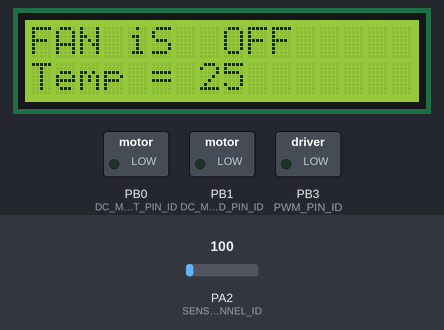
The program below on a simulated ATmega32, built with avr-gcc and emulated at 1 MHz. Shown: 16×2 character LCD, switched loads named in the program (green lamp = pin HIGH). Wiring (inferred from the names in the program): character LCD (HD44780): RS PD0; E PD2; data PC0, PC1, PC2, PC3, PC4, PC5, PC6, PC7. Inputs (shaded band) come from the test bench; at power-on: PA2 (SENSOR_CHANNEL_ID) = 100. Pins used as bus, display or sensor lines are not drawn.

Above: at 1.2 s.
1.3 s: PA2 (SENSOR_CHANNEL_ID) set to 113
At 2.4 s:
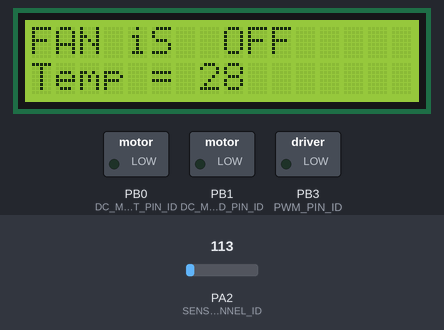
2.9 s: PA2 (SENSOR_CHANNEL_ID) set to 128
At 3.5 s:
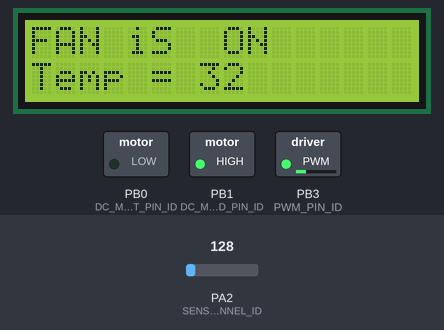
4.4 s: PA2 (SENSOR_CHANNEL_ID) set to 224
At 5.7 s:
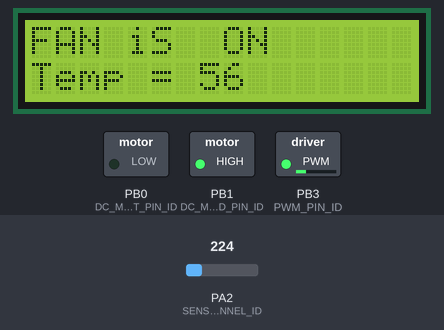
6.0 s: PA2 (SENSOR_CHANNEL_ID) set to 255
At 6.4 s:
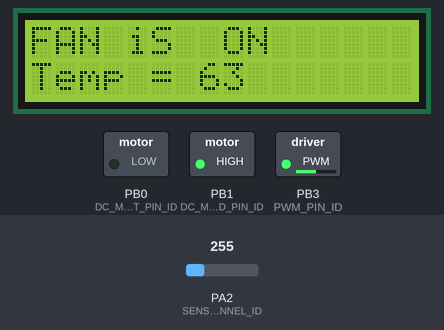
Timing chart, 0 to 8.5 s (numbered marks = the images above; inputs shaded):
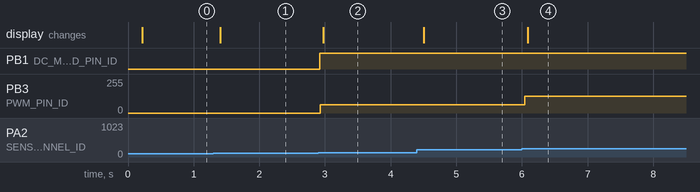

Measured:
- the behaviour switches between 119 and 120 on PA2 (SENSOR_CHANNEL_ID) (found by bisection; images 1 and 2)
- the behaviour switches between 239 and 240 on PA2 (SENSOR_CHANNEL_ID) (found by bisection; images 3 and 4)
- after the input at 1.3 s, the display: changes after 0.11 s (image 1)
- after the input at 2.9 s, PB1 (DC_MOTOR_SECOND_PIN_ID): LOW → HIGH at once; PB3 (PWM_PIN_ID): 0/255 → 63/255 at once; the display: changes after 0.07 s (image 2)
- after the input at 4.4 s, the display: changes after 0.10 s (image 3)
- after the input at 6.0 s, PB3 (PWM_PIN_ID): 63/255 → 127/255 after 0.05 s; the display: changes after 0.09 s (image 4)

The program:

main.c
```c
/*************************************************************************
 *
 *  File Name: main.c
 *
 *  Description: Application File
 *
 *  Author: Abdelhamid Tarek
 *
 *************************************************************************/

#include"lcd.h"
#include"adc.h"
#include "lm35_sensor.h"
#include"dc_motor.h"

int main(void)
{
	uint8 temprature ;

	ADC_ConfigType adc_Config = {PRESCALER_8, INTERNAL_AREF};

	LCD_init();
	ADC_init(&adc_Config);
	DcMotor_Init();

	/* Display this string fan status only once on LCD at the first row */
	LCD_displayStringRowColumn(0,0,"FAN iS    ");

	/* Display this string "Temp = C" only once on LCD at the second row */
	LCD_displayStringRowColumn(1,0,"Temp = C");

	while(1)
	{
		temprature = LM35_getTemperature();

		if(temprature<30)
		{
			DcMotor_Rotate(stop,0);
			LCD_displayStringRowColumn(0,7," OFF ");
			/* Display the temperature value every time at same position */
			LCD_moveCursor(1,7);
			LCD_intgerToString(temprature);
			LCD_displayCharacter(' ');
		}
		else if(temprature>=30 && temprature<60)
		{
			DcMotor_Rotate(cw,25);
			LCD_displayStringRowColumn(0,7," ON");
			LCD_displayCharacter(' ');
			/* Display the temperature value every time at same position */
			LCD_moveCursor(1,7);
			LCD_intgerToString(temprature);
			LCD_displayCharacter(' ');
		}
		else if(temprature>=60 && temprature<90)
		{
			DcMotor_Rotate(cw,50);
			LCD_displayStringRowColumn(0,7," ON");
			/* Display the temperature value every time at same position */
			LCD_moveCursor(1,7);
			LCD_intgerToString(temprature);
			LCD_displayCharacter(' ');
		}
		else if(temprature>=90 && temprature<120)
		{
			DcMotor_Rotate(cw,75);
			LCD_displayStringRowColumn(0,7," ON");
			/* Display the temperature value every time at same position */
			LCD_moveCursor(1,7);
			LCD_intgerToString(temprature);
			LCD_displayCharacter(' ');
		}
		else if(temprature>=120)
		{
			DcMotor_Rotate(cw,100);
			LCD_displayStringRowColumn(0,7," ON");
			/* Display the temperature value every time at same position */
			LCD_moveCursor(1,7);
			LCD_intgerToString(temprature);
		}
	}
}
```

adc.c
```c
 /******************************************************************************
 *
 * Module: ADC
 *
 * File Name: adc.c
 *
 * Description: Source file for the ATmega32 ADC driver
 *
 * Author: Abdelhamid Tarek
 *
 *******************************************************************************/

#include "avr/io.h" /* To use the ADC Registers */
#include "adc.h"
#include "common_macros.h" /* To use the macros like SET_BIT */

/*******************************************************************************
 *                      Functions Definitions                                  *
 *******************************************************************************/

void ADC_init(const ADC_ConfigType * Config_Ptr)
{
	/* ADMUX Register Bits Description:
	 * REFS1:0 = 00 to choose to connect external reference voltage by input this voltage through AREF pin
	 * ADLAR   = 0 right adjusted
	 * MUX4:0  = 00000 to choose channel 0 as initialization
	 */
	ADMUX = ((Config_Ptr->ref_volt)<<6);

	/* ADCSRA Register Bits Description:
	 * ADEN    = 1 Enable ADC
	 * ADIE    = 0 Disable ADC Interrupt
	 * ADATE   = 0 Disable Auto Trigger
	 * ADPS2:0 = 011 to choose ADC_Clock = F_CPU/8 = 1Mhz/8 = 125Khz --> ADC must operate in range 50-200Khz
	 */
	ADCSRA = (1<<ADEN) | ( Config_Ptr->prescaler);
}

uint16 ADC_readChannel(uint8 channel_num)
{
	channel_num &= 0x07; /* Input channel number must be from 0 --> 7 */
	ADMUX &= 0xE0; /* Clear first 5 bits in the ADMUX (channel number MUX4:0 bits) before set the required channel */
	ADMUX = ADMUX | channel_num; /* Choose the correct channel by setting the channel number in MUX4:0 bits */
	SET_BIT(ADCSRA,ADSC); /* Start conversion write '1' to ADSC */
	while(BIT_IS_CLEAR(ADCSRA,ADIF)); /* Wait for conversion to complete, ADIF becomes '1' */
	SET_BIT(ADCSRA,ADIF); /* Clear ADIF by write '1' to it :) */
	return ADC; /* Read the digital value from the data register */
}
```

adc.h
```c
 /******************************************************************************
 *
 * Module: ADC
 *
 * File Name: adc.h
 *
 * Description: header file for the ATmega32 ADC driver
 *
 * Author: Abdelhamid Tarek
 *
 *******************************************************************************/

#ifndef ADC_H_
#define ADC_H_

#include "std_types.h"


/*******************************************************************************
 *                                Definitions                                  *
 *******************************************************************************/
#define ADC_MAXIMUM_VALUE    1023
#define ADC_REF_VOLT_VALUE   2.56

/*******************************************************************************
 *                           Types Decleration                                 *
 *******************************************************************************/
typedef enum
{
NO_SCALER,PRESCALER_2,PRESCALER_4,PRESCALER_8,PRESCALER_16,PRESCALER_32,PRESCALER_64,PRESCALER_128
}ADC_Prescaler ;
typedef enum
{
	AREF , AVCC , INTERNAL_AREF=3
}ADC_ReferenceVolatge;

typedef struct
{
	ADC_ReferenceVolatge ref_volt;
	ADC_Prescaler prescaler;
}ADC_ConfigType;

/*******************************************************************************
 *                      Functions Prototypes                                   *
 *******************************************************************************/

/*
 * Description :
 * Function responsible for initialize the ADC driver.
 */
void ADC_init(const ADC_ConfigType * Config_Ptr);
/*
 * Description :
 * Function responsible for read analog data from a certain ADC channel
 * and convert it to digital using the ADC driver.
 */
uint16 ADC_readChannel(uint8 channel_num);

#endif /* ADC_H_ */
```

dc_motor.c
```c
/*****************************************************************************
 *
 * Module: DC_MOTOR
 *
 * File Name: dc_motor.c
 *
 * Description: Source file for the ATmega32 DC_MOTOR driver
 *
 * Author: Abdelhamid Tarek
 *
 ******************************************************************************/
#include"dc_motor.h"
#include"gpio.h"
#include "avr/io.h" /* To use the ADC Registers */
#include"pwm.h"
/*******************************************************************************
 *                      Functions Definitions                                  *
 *******************************************************************************/
void DcMotor_Init(void)
{
	GPIO_setupPinDirection(DC_MOTOR_PORT_ID,DC_MOTOR_FIRST_PIN_ID,PIN_OUTPUT); /* configure  as output pins */
	GPIO_setupPinDirection(DC_MOTOR_PORT_ID,DC_MOTOR_SECOND_PIN_ID,PIN_OUTPUT);

	/* Motor is stop at the beginning */
	GPIO_writePin(DC_MOTOR_PORT_ID,DC_MOTOR_FIRST_PIN_ID,LOGIC_LOW) ;
	GPIO_writePin(DC_MOTOR_PORT_ID,DC_MOTOR_SECOND_PIN_ID,LOGIC_LOW) ;

}

void DcMotor_Rotate(DcMotor_State state,uint8 speed)
{
if(state==cw)
{
	// Rotate the motor --> clock wise
	GPIO_writePin(DC_MOTOR_PORT_ID,DC_MOTOR_FIRST_PIN_ID,LOGIC_LOW) ;
	GPIO_writePin(DC_MOTOR_PORT_ID,DC_MOTOR_SECOND_PIN_ID,LOGIC_HIGH) ;
}
else if(state==A_cw)
{
	// Rotate the motor --> anti-clock wise
	GPIO_writePin(DC_MOTOR_PORT_ID,DC_MOTOR_FIRST_PIN_ID,LOGIC_HIGH) ;
	GPIO_writePin(DC_MOTOR_PORT_ID,DC_MOTOR_SECOND_PIN_ID,LOGIC_LOW) ;
}
else
{
	// Stop the motor
	GPIO_writePin(DC_MOTOR_PORT_ID,DC_MOTOR_FIRST_PIN_ID,LOGIC_LOW) ;
	GPIO_writePin(DC_MOTOR_PORT_ID,DC_MOTOR_SECOND_PIN_ID,LOGIC_LOW) ;
}
PWM_Timer0_Start(speed) ;
}
```

dc_motor.h
```c
/****************************************************************************
 * *
 *  Module: DC_MOTOR
 *
 * File Name: dc_motor.h
 *
 * Description: Header file for the dc_motor driver
 *
 * Author: Abdelhamid Tarek
 *
 ******************************************************************************/

#ifndef DC_MOTOR_H_
#define DC_MOTOR_H_

#include "std_types.h"
#include"gpio.h"

/*******************************************************************************
 *                                Definitions                                  *
 *******************************************************************************/
#define DC_MOTOR_PORT_ID                       PORTB_ID
#define DC_MOTOR_FIRST_PIN_ID                  PIN0_ID
#define DC_MOTOR_SECOND_PIN_ID                 PIN1_ID

/*******************************************************************************
 *                           Types Decleration                                 *
 *******************************************************************************/
 typedef enum
 {
	 stop,cw,A_cw
 }DcMotor_State;

 /*******************************************************************************
  *                      Functions Prototypes                                   *
  *******************************************************************************/

 /*
* Description :
 * Function responsible for initialize the ADC driver.
 */

 void DcMotor_Init(void);
 /*
  * Description :
  * The function responsible for rotate the DC Motor CW/ or A-CW or stop the motor based on the state input state value.
  */
 void DcMotor_Rotate(DcMotor_State state,uint8 speed);


#endif /* DC_MOTOR_H_ */
```

lm35_sensor.c
```c
 /******************************************************************************
 *
 * Module: Temperature Sensor
 *
 * File Name: lm35_sensor.c
 *
 * Description: source file for the LM35 Temperature Sensor driver
 *
 * Author: Abdelhamid Tarek
 *
 *******************************************************************************/

#include "lm35_sensor.h"
#include "adc.h"

/*
 * Description :
 * Function responsible for calculate the temperature from the ADC digital value.
 */
uint8 LM35_getTemperature(void)
{
	uint8 temp_value = 0;

	uint16 adc_value = 0;

	/* Read ADC channel where the temperature sensor is connected */
	adc_value = ADC_readChannel(SENSOR_CHANNEL_ID);

	/* Calculate the temperature from the ADC value*/
	temp_value = (uint8)(((uint32)adc_value*SENSOR_MAX_TEMPERATURE*ADC_REF_VOLT_VALUE)/(ADC_MAXIMUM_VALUE*SENSOR_MAX_VOLT_VALUE));

	return temp_value;
}
```

lm35_sensor.h
```c
 /******************************************************************************
 *
 * Module: Temperature Sensor
 *
 * File Name: lm35_sensor.h
 *
 * Description: header file for the LM35 Temperature Sensor driver
 *
 * Author: Abdelhamid Tarek
 *
 *******************************************************************************/

#ifndef LM35_SENSOR_H_
#define LM35_SENSOR_H_

#include "std_types.h"

/*******************************************************************************
 *                                Definitions                                  *
 *******************************************************************************/

#define SENSOR_CHANNEL_ID         2
#define SENSOR_MAX_VOLT_VALUE     1.5
#define SENSOR_MAX_TEMPERATURE    150

/*******************************************************************************
 *                      Functions Prototypes                                   *
 *******************************************************************************/

/*
 * Description :
 * Function responsible for calculate the temperature from the ADC digital value.
 */
uint8 LM35_getTemperature(void);

#endif /* LM35_SENSOR_H_ */
```

pwm.c
```c
/****************************************************************************
 *
 * Module: PWM Driver
 *
 * File Name: pwm.c
 *
 * Description: source file for the pwm driver
 *
 * Author: Abdelhamid Tarek
 *
 ****************************************************************************/

#include"pwm.h"
#include <avr/io.h>
#include"gpio.h"

/*
 * Description:
 * Generate a PWM signal with frequency 500Hz
 * Timer0 will be used with pre-scaler F_CPU/8
 * F_PWM=(F_CPU)/(256*N) = (10^6)/(256*8) = 500Hz
 * Duty Cycle can be changed by updating the value
 * in The Compare Register
 */
void PWM_Timer0_Start(uint8 duty_cycle)
{

	TCNT0 = 0; /* Set Timer Initial value */

	OCR0  =(uint8)(((uint32)duty_cycle*255)/100); /* Set Compare Value */

	GPIO_setupPinDirection(PWM_PORT_ID , PWM_PIN_ID, PIN_OUTPUT); /* set PB3/OC0 as output pin --> pin where the PWM signal is generated from MC */

	/* Configure timer control register
	 * 1. Fast PWM mode FOC0=0
	 * 2. Fast PWM Mode WGM01=1 & WGM00=1
	 * 3. Clear OC0 when match occurs (non inverted mode) COM00=0 & COM01=1
	 * 4. clock = F_CPU/8 CS00=0 CS01=1 CS02=0
	 */
	TCCR0 = (1<<WGM00) | (1<<WGM01) | (1<<COM01) | (1<<CS01);
}
```

pwm.h
```c
/******************************************************************************
 * Module: PWM Driver
 *
 * File Name: pwm.h
 *
 * Description: header file for the pwm driver
 *
 * Author: Abdelhamid Tarek
 *
 *******************************************************************************/

#ifndef PWM_H_
#define PWM_H_
#include "std_types.h"
/*******************************************************************************
 *                      DEFINITIONS                                  *
 *******************************************************************************/
#define PWM_PORT_ID      PORTB_ID
#define PWM_PIN_ID       PIN3_ID
#define PWM_TIMER0_MAXIMUM_VALUE  255


/*******************************************************************************
 *                      Functions Prototypes                                   *
 *******************************************************************************/

void PWM_Timer0_Start(uint8 duty_cycle);


#endif /* PWM_H_ */
```

lcd.h
```c
 /******************************************************************************
 *
 * Module: LCD
 *
 * File Name: lcd.h
 *
 * Description: Header file for the LCD driver
 *
 * Author: Abdelhamid Tarek
 *
 *******************************************************************************/

#ifndef LCD_H_
#define LCD_H_

#include "std_types.h"

/*******************************************************************************
 *                                Definitions                                  *
 *******************************************************************************/

/* LCD Data bits mode configuration, its value should be 4 or 8*/
#define LCD_DATA_BITS_MODE 8

#if((LCD_DATA_BITS_MODE != 4) && (LCD_DATA_BITS_MODE != 8))

#error "Number of Data bits should be equal to 4 or 8"

#endif

/* LCD HW Ports and Pins Ids */
#define LCD_RS_PORT_ID                 PORTD_ID
#define LCD_RS_PIN_ID                  PIN0_ID

#define LCD_E_PORT_ID                  PORTD_ID
#define LCD_E_PIN_ID                   PIN2_ID

#define LCD_DATA_PORT_ID               PORTC_ID

#if (LCD_DATA_BITS_MODE == 4)

#define LCD_DB4_PIN_ID                 PIN3_ID
#define LCD_DB5_PIN_ID                 PIN4_ID
#define LCD_DB6_PIN_ID                 PIN5_ID
#define LCD_DB7_PIN_ID                 PIN6_ID

#endif

/* LCD Commands */
#define LCD_CLEAR_COMMAND                    0x01
#define LCD_GO_TO_HOME                       0x02
#define LCD_TWO_LINES_EIGHT_BITS_MODE        0x38
#define LCD_TWO_LINES_FOUR_BITS_MODE         0x28
#define LCD_TWO_LINES_FOUR_BITS_MODE_INIT1   0x33
#define LCD_TWO_LINES_FOUR_BITS_MODE_INIT2   0x32
#define LCD_CURSOR_OFF                       0x0C
#define LCD_CURSOR_ON                        0x0E
#define LCD_SET_CURSOR_LOCATION              0x80

/*******************************************************************************
 *                      Functions Prototypes                                   *
 *******************************************************************************/

/*
 * Description :
 * Initialize the LCD:
 * 1. Setup the LCD pins directions by use the GPIO driver.
 * 2. Setup the LCD Data Mode 4-bits or 8-bits.
 */
void LCD_init(void);

/*
 * Description :
 * Send the required command to the screen
 */
void LCD_sendCommand(uint8 command);

/*
 * Description :
 * Display the required character on the screen
 */
void LCD_displayCharacter(uint8 data);

/*
 * Description :
 * Display the required string on the screen
 */
void LCD_displayString(const char *Str);

/*
 * Description :
 * Move the cursor to a specified row and column index on the screen
 */
void LCD_moveCursor(uint8 row,uint8 col);

/*
 * Description :
 * Display the required string in a specified row and column index on the screen
 */
void LCD_displayStringRowColumn(uint8 row,uint8 col,const char *Str);

/*
 * Description :
 * Display the required decimal value on the screen
 */
void LCD_intgerToString(int data);

/*
 * Description :
 * Send the clear screen command
 */
void LCD_clearScreen(void);

#endif /* LCD_H_ */
```

common_macros.h
```c
 /******************************************************************************
 *
 * Module: Common - Macros
 *
 * File Name: Common_Macros.h
 *
 * Description: Commonly used Macros
 *
 * Author: Mohamed Tarek
 *
 *******************************************************************************/

#ifndef COMMON_MACROS
#define COMMON_MACROS

/* Set a certain bit in any register */
#define SET_BIT(REG,BIT) (REG|=(1<<BIT))

/* Clear a certain bit in any register */
#define CLEAR_BIT(REG,BIT) (REG&=(~(1<<BIT)))

/* Toggle a certain bit in any register */
#define TOGGLE_BIT(REG,BIT) (REG^=(1<<BIT))

/* Rotate right the register value with specific number of rotates */
#define ROR(REG,num) ( REG= (REG>>num) | (REG<<(8-num)) )

/* Rotate left the register value with specific number of rotates */
#define ROL(REG,num) ( REG= (REG<<num) | (REG>>(8-num)) )

/* Check if a specific bit is set in any register and return true if yes */
#define BIT_IS_SET(REG,BIT) ( REG & (1<<BIT) )

/* Check if a specific bit is cleared in any register and return true if yes */
#define BIT_IS_CLEAR(REG,BIT) ( !(REG & (1<<BIT)) )

#define GET_BIT(REG,BIT) ( ( REG & (1<<BIT) ) >> BIT )

#endif
```

Source omitted: lcd.c (7408 bytes), gpio.c (6628 bytes), gpio.h (3557 bytes), std_types.h (1403 bytes)
